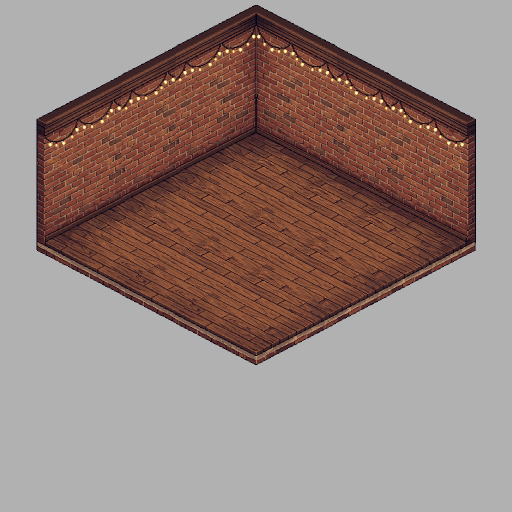
#> input picture e2e/pixel-art/salao/base16.png, 1024 x 1024 px (shown at 1/2 size)
$ python luzes16.py
#> lines starting #> are read from the running program, lines starting #| are printed output that depends on the picture; after the words box and inside, x2 and y2 are one past the last pixel; in counts of white or black regions, pixels touching at a corner belong together
# AS LUZINHAS À PARTE (relato dele, 16/10/2026: "a janela está passando por cima das luzes"): o cordão pendurado no alto
# das paredes está pintado na casca (casca16.py), e a janela e os objetos da parede, compostos sobre a casca, o cobriam.
# Aqui sai a MÁSCARA dele (as lâmpadas, o brilho em volta e o fio), e o motor (quarto/novo/quarto/montar.mjs) copia
# esses pixels da casca de volta por cima de tudo o que vai na parede.
#   python e2e/pixel-art/salao/luzes16.py   → luzes16.png (branco onde há luzinha)
import os
import numpy as np
from PIL import Image
from scipy.ndimage import binary_dilation, label

AQUI = os.path.dirname(os.path.abspath(__file__))
a = np.array(Image.open(os.path.join(AQUI, 'base16.png')).convert('RGB')).astype(int)
H, W, _ = a.shape
#> H = 1024; W = 1024
ys, xs = np.mgrid[0:H, 0:W]
casas = np.abs(512 - xs) / 27.0
h = 253 + 14.25 * casas - ys  # a altura acima do chão, na parede
r, g, b = a[..., 0], a[..., 1], a[..., 2]
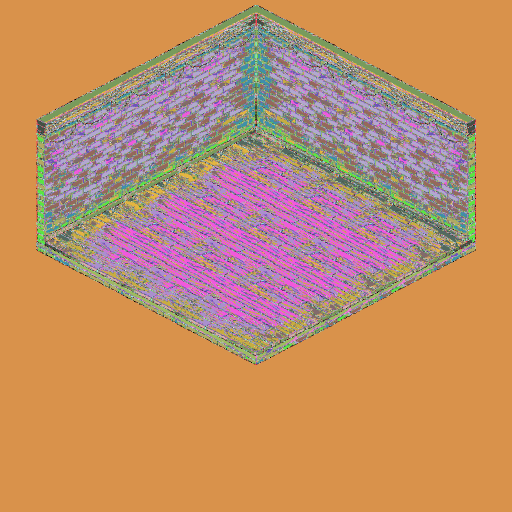
#> r: shape (1024, 1024) int64 (shown at 1/2 size); 29 distinct labels, from 0 to 253; one colour per label, 0 black
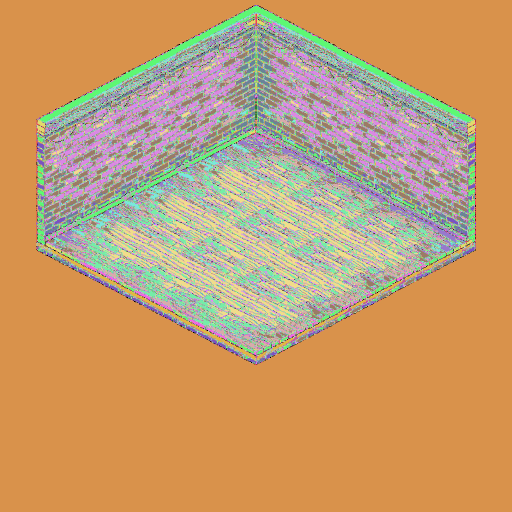
#> g: shape (1024, 1024) int64 (shown at 1/2 size); 28 distinct labels, from 0 to 249; one colour per label, 0 black
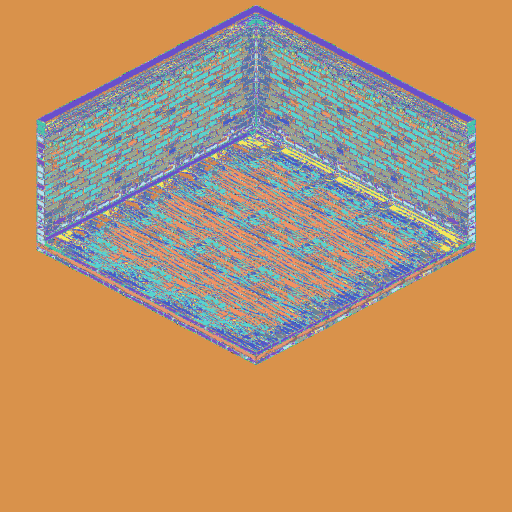
#> b: shape (1024, 1024) int64 (shown at 1/2 size); 28 distinct labels, from 0 to 219; one colour per label, 0 black
# A arte é de paleta: a lâmpada são duas cores que só existem nela (f9d65f, fdf9db), e o miolo do fio é quase preto
# (no tijolo, preto assim quase não há). Na faixa do cordão: da lâmpada mais baixa (uns 167 px acima do chão) até a linha
# de baixo da cornija (202 px, que fica de fora: ela é da parede, e passaria por cima da janela), e só as 16 casas de
# cada parede (a quina de fora é escura).
faixa = (h > 158) & (h < 201.5) & (np.abs(512 - xs) <= 432)
cor = (r << 16) | (g << 8) | b
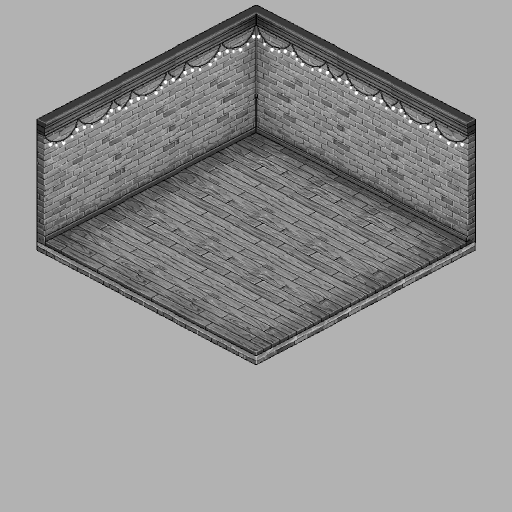
#> cor: shape (1024, 1024) int64 (shown at 1/2 size); min 0, max 16644571, mean 9877916.6; drawn with min black and max white
lampada = faixa & np.isin(cor, [0xf9d65f, 0xfdf9db])
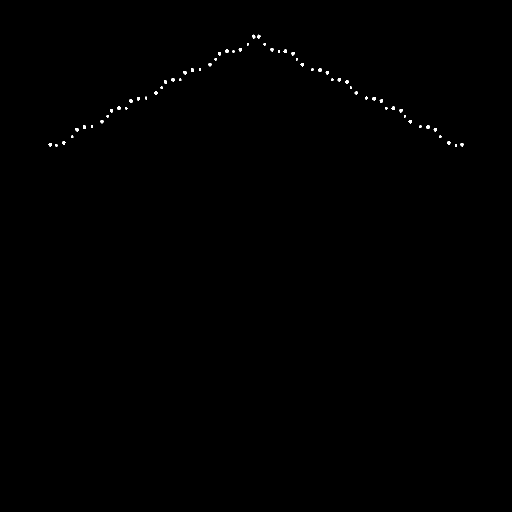
#> lampada: shape (1024, 1024) bool (shown at 1/2 size); 0.18% white; 62 white regions (10 under 20 px), largest, box (x1, y1, x2, y2) and area: (451, 99, 458, 106) 39, (567, 99, 574, 106) 39, (343, 156, 350, 163) 39
miolo = faixa & (r + g + b < 45)
#> miolo: shape (1024, 1024) bool; 0.13% white in thin lines or dots, all inside (x1, y1, x2, y2) = (87, 54, 938, 311)
# em volta do miolo, o contorno escuro do fio e o soquete da lâmpada (um pixel)
viz = binary_dilation(lampada | miolo, structure=np.ones((3, 3)))
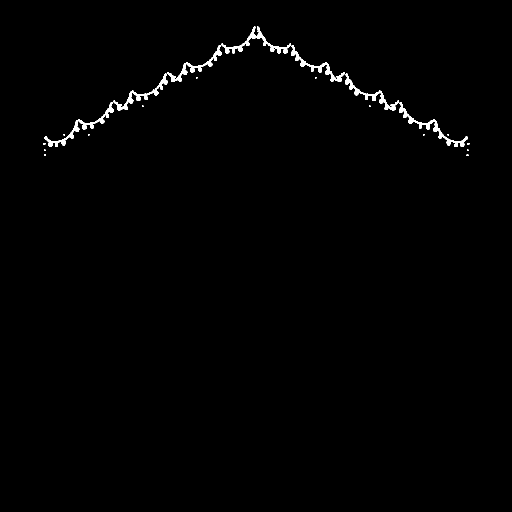
#> viz: shape (1024, 1024) bool (shown at 1/2 size); 0.8% white; 22 white regions (14 under 20 px), largest, box (x1, y1, x2, y2) and area: (89, 204, 227, 294) 1315, (798, 204, 936, 294) 1315, (335, 90, 443, 164) 1083
m = lampada | miolo | (viz & faixa & (r + g + b < 140) & ~lampada)
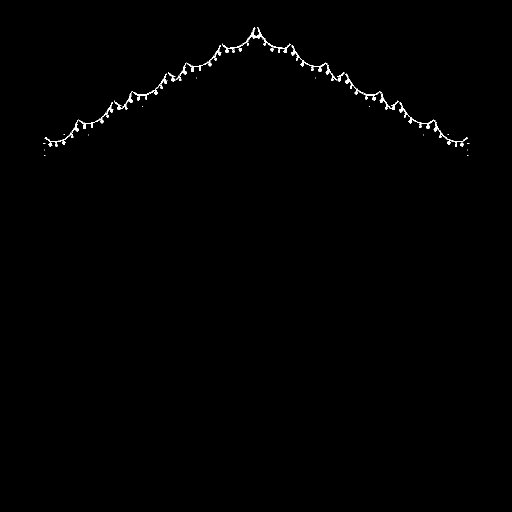
#> m: shape (1024, 1024) bool (shown at 1/2 size); 0.43% white; 62 white regions (22 under 20 px), largest, box (x1, y1, x2, y2) and area: (444, 54, 512, 106) 338, (513, 54, 581, 106) 338, (89, 244, 158, 290) 273
# os pontinhos soltos no tijolo (uma fresta preta sem lâmpada nem fio em volta) saem
rot, n = label(m, structure=np.ones((3, 3)))
#> rot: shape (1024, 1024) int32; 63 distinct labels, from 0 to 62
#> n = 62
fica = (np.bincount(rot.ravel()) >= 6) | (np.bincount(rot.ravel(), weights=lampada.ravel()) > 0)
fica[0] = False
m = fica[rot]
print('pixels:', int(m.sum()))
#| pixels: 4512
Image.fromarray((m * 255).astype(np.uint8)).save(os.path.join(AQUI, 'luzes16.png'), optimize=True)

$ run again, with e2e/pixel-art/salao/base.png copied over e2e/pixel-art/salao/base16.png
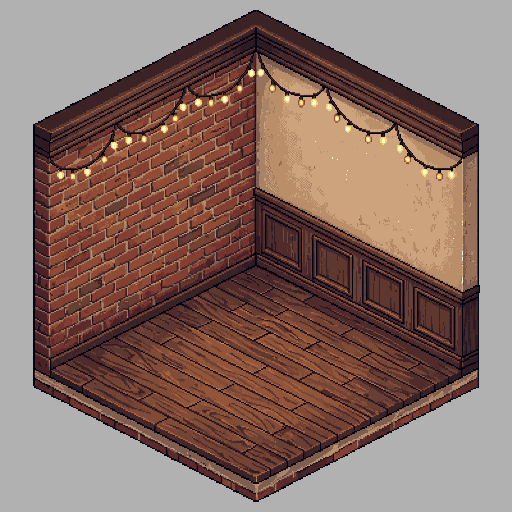
#> input picture e2e/pixel-art/salao/base.png, 512 x 512 px
#> `lampada = faixa & np.isin(cor, [0xf9d65f, 0xfdf9db])`:
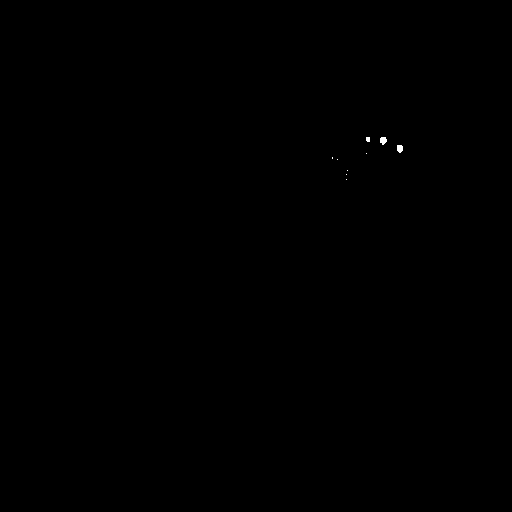
#> lampada: shape (512, 512) bool; 0.04% white; 9 white regions (7 under 20 px), largest, box (x1, y1, x2, y2) and area: (380, 137, 387, 145) 43, (397, 145, 403, 153) 41
#> miolo: shape (512, 512) bool; 0.2% white in thin lines or dots, all inside (x1, y1, x2, y2) = (92, 97, 467, 317)
#> viz: shape (512, 512) bool; 0.83% white; 26 white regions (20 under 20 px), largest, box (x1, y1, x2, y2) and area: (361, 114, 434, 154) 786, (252, 186, 299, 232) 732, (424, 96, 468, 120) 197, (414, 118, 446, 134) 174, (399, 109, 412, 118) 66, (404, 122, 410, 126) 20
#> `m = lampada | miolo | (viz & faixa & (r + g + b < 140) & ~lampada)`:
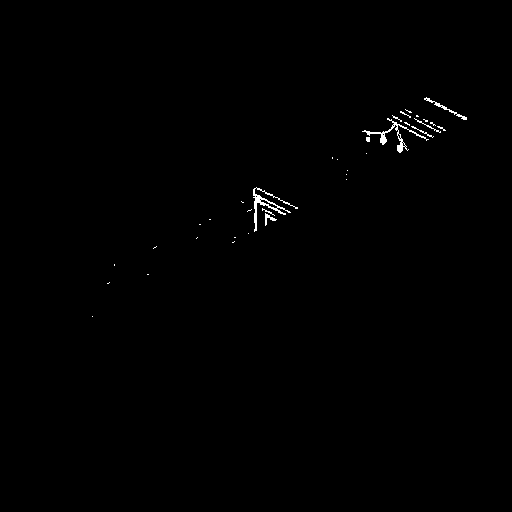
#> m: shape (512, 512) bool; 0.41% white in thin lines or dots, all inside (x1, y1, x2, y2) = (92, 97, 467, 317)
#> rot: shape (512, 512) int32; 36 distinct labels, from 0 to 35
#> n = 35
#| pixels: 1033
